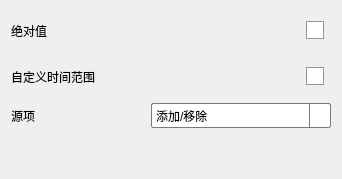
     <widget class="QWidget" name="tab_4">
      <attribute name="icon">
       <iconset>
        <normaloff>../res/SourceTerm.png</normaloff>../res/SourceTerm.png</iconset>
      </attribute>
      <attribute name="title">
       <string>源项</string>
      </attribute>
      <layout class="QGridLayout" name="gridLayout_13">
       <item row="0" column="0">
        <layout class="QVBoxLayout" name="verticalLayout_13">
         <item>
          <layout class="QHBoxLayout" name="horizontalLayout_11">
           <item>
            <widget class="QLabel" name="label_4">
             <property name="minimumSize">
              <size>
               <width>100</width>
               <height>25</height>
              </size>
             </property>
             <property name="maximumSize">
              <size>
               <width>100</width>
               <height>25</height>
              </size>
             </property>
             <property name="text">
              <string>绝对值</string>
             </property>
            </widget>
           </item>
           <item>
            <spacer name="horizontalSpacer_12">
             <property name="orientation">
              <enum>Qt::Horizontal</enum>
             </property>
             <property name="sizeHint" stdset="0">
              <size>
               <width>20</width>
               <height>40</height>
              </size>
             </property>
            </spacer>
           </item>
           <item>
            <widget class="QCheckBox" name="checkBox_2">
             <property name="minimumSize">
              <size>
               <width>25</width>
               <height>25</height>
              </size>
             </property>
             <property name="maximumSize">
              <size>
               <width>25</width>
               <height>25</height>
              </size>
             </property>
             <property name="styleSheet">
              <string notr="true">QCheckBox {
    color: transparent;
    spacing: 0px;
}

QCheckBox::indicator {
    width: 16px;
    height: 16px;
    border: 1px solid rgb(150, 150, 150);
    background: rgb(255, 255, 255);
}

QCheckBox::indicator:hover {
    background: rgb(242, 242, 242);
}

QCheckBox::indicator:checked {
    image: url(../res/checkBox.png);
}</string>
             </property>
             <property name="text">
              <string/>
             </property>
             <property name="checked">
              <bool>false</bool>
             </property>
            </widget>
           </item>
          </layout>
         </item>
         <item>
          <layout class="QHBoxLayout" name="horizontalLayout_12">
           <item>
            <widget class="QLabel" name="label_8">
             <property name="minimumSize">
              <size>
               <width>100</width>
               <height>25</height>
              </size>
             </property>
             <property name="maximumSize">
              <size>
               <width>100</width>
               <height>25</height>
              </size>
             </property>
             <property name="text">
              <string>自定义时间范围</string>
             </property>
            </widget>
           </item>
           <item>
            <spacer name="horizontalSpacer_13">
             <property name="orientation">
              <enum>Qt::Horizontal</enum>
             </property>
             <property name="sizeHint" stdset="0">
              <size>
               <width>20</width>
               <height>40</height>
              </size>
             </property>
            </spacer>
           </item>
           <item>
            <widget class="QCheckBox" name="checkBox_3">
             <property name="minimumSize">
              <size>
               <width>25</width>
               <height>25</height>
              </size>
             </property>
             <property name="maximumSize">
              <size>
               <width>25</width>
               <height>25</height>
              </size>
             </property>
             <property name="styleSheet">
              <string notr="true">QCheckBox {
    color: transparent;
    spacing: 0px;
}

QCheckBox::indicator {
    width: 16px;
    height: 16px;
    border: 1px solid rgb(150, 150, 150);
    background: rgb(255, 255, 255);
}

QCheckBox::indicator:hover {
    background: rgb(242, 242, 242);
}

QCheckBox::indicator:checked {
    image: url(../res/checkBox.png);
}</string>
             </property>
             <property name="text">
              <string/>
             </property>
             <property name="checked">
              <bool>false</bool>
             </property>
            </widget>
           </item>
          </layout>
         </item>
         <item>
          <layout class="QHBoxLayout" name="horizontalLayout_19">
           <property name="spacing">
            <number>0</number>
           </property>
           <item>
            <widget class="QLabel" name="label_73">
             <property name="minimumSize">
              <size>
               <width>100</width>
               <height>25</height>
              </size>
             </property>
             <property name="maximumSize">
              <size>
               <width>100</width>
               <height>25</height>
              </size>
             </property>
             <property name="text">
              <string>源项</string>
             </property>
            </widget>
           </item>
           <item>
            <spacer name="horizontalSpacer_79">
             <property name="orientation">
              <enum>Qt::Horizontal</enum>
             </property>
             <property name="sizeHint" stdset="0">
              <size>
               <width>40</width>
               <height>20</height>
              </size>
             </property>
            </spacer>
           </item>
           <item>
            <widget class="QComboBox" name="comboBox_11">
             <property name="minimumSize">
              <size>
               <width>180</width>
               <height>12</height>
              </size>
             </property>
             <property name="maximumSize">
              <size>
               <width>180</width>
               <height>25</height>
              </size>
             </property>
             <property name="styleSheet">
              <string notr="true">QComboBox {
    background-color: white;
    border: 1px solid rgb(122, 122, 122); /* 默认边界颜色 */
    border-radius: 2px;
    min-height: 10px;
}

QComboBox:hover {
    border: 1px solid rgb(23, 23, 23); /* 鼠标悬浮时边界颜色 */
}

QComboBox::drop-down {
    subcontrol-origin: padding;
    subcontrol-position: top right;
    width: 20px;
    border-left-width: 1px;
    border-left-color: rgb(122, 122, 122); /* 默认边界颜色 */
    border-left-style: solid;
    border-top-right-radius: 3px;
    border-bottom-right-radius: 3px;
}

QComboBox::drop-down:hover {
    border-left-color: rgb(23, 23, 23); /* 鼠标悬浮时边界颜色 */
}

QComboBox::down-arrow {
    image: url(&quot;../res/arrow.png&quot;); /* 使用相对路径 */
    width: 10px;
    height: 10px;
}

QComboBox QAbstractItemView {
    border: 1px solid rgb(122, 122, 122); /* 默认边界颜色 */
    selection-background-color: #f0f0f0;
    selection-color: black;
    outline: 0px;
}

QComboBox QAbstractItemView::item {
    min-height: 20px; /* 增加选项高度 */
}

QComboBox QAbstractItemView QScrollBar:vertical {
    border: 1px solid rgb(122, 122, 122); /* 默认边界颜色 */
    background: white;
    width: 12px;
    margin: 0px 0px 0px 0px;
}

QComboBox QAbstractItemView QScrollBar::handle:vertical {
    background: #bfbfbf;
    min-height: 20px;
    border-radius: 5px;
}

QComboBox QAbstractItemView QScrollBar::add-line:vertical {
    background: white;
    height: 0px;
    subcontrol-position: bottom;
    subcontrol-origin: margin;
}

QComboBox QAbstractItemView QScrollBar::sub-line:vertical {
    background: white;
    height: 0px;
    subcontrol-position: top;
    subcontrol-origin: margin;
}

QComboBox QAbstractItemView QScrollBarup-arrow:vertical, 
QComboBox QAbstractItemView QScrollBardown-arrow:vertical {
    border: none;
    width: 0px;
    height: 0px;
    background: none;
}

QComboBox QAbstractItemView QScrollBaradd-page:vertical, 
QComboBox QAbstractItemView QScrollBarsub-page:vertical {
    background: none;
}

</string>
             </property>
             <item>
              <property name="text">
               <string>添加/移除</string>
              </property>
             </item>
            </widget>
           </item>
          </layout>
         </item>
         <item>
          <spacer name="verticalSpacer_5">
           <property name="orientation">
            <enum>Qt::Vertical</enum>
           </property>
           <property name="sizeHint" stdset="0">
            <size>
             <width>20</width>
             <height>40</height>
            </size>
           </property>
          </spacer>
         </item>
        </layout>
       </item>
      </layout>
     </widget>
